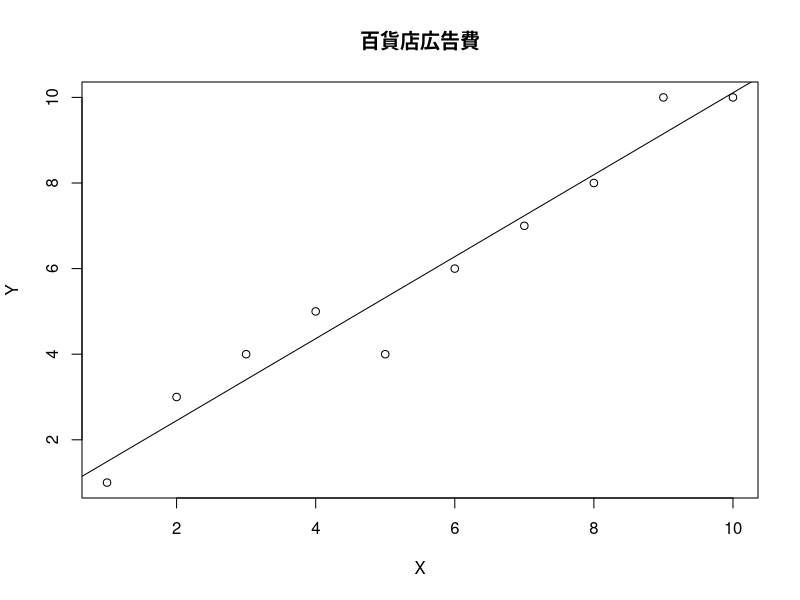

This figure's R source: (Note: this script raises an error after producing the figure.)
data1 <- read.table("k0601.csv",header = TRUE, sep =",")
data1
plot(data1$X, data1$Y,xlab="X",ylab="Y",main="百貨店広告費")
fm1 <- lm(Y ~ X, data = data1)
summary(fm1)
abline(fm1)
bptest(fm1)
